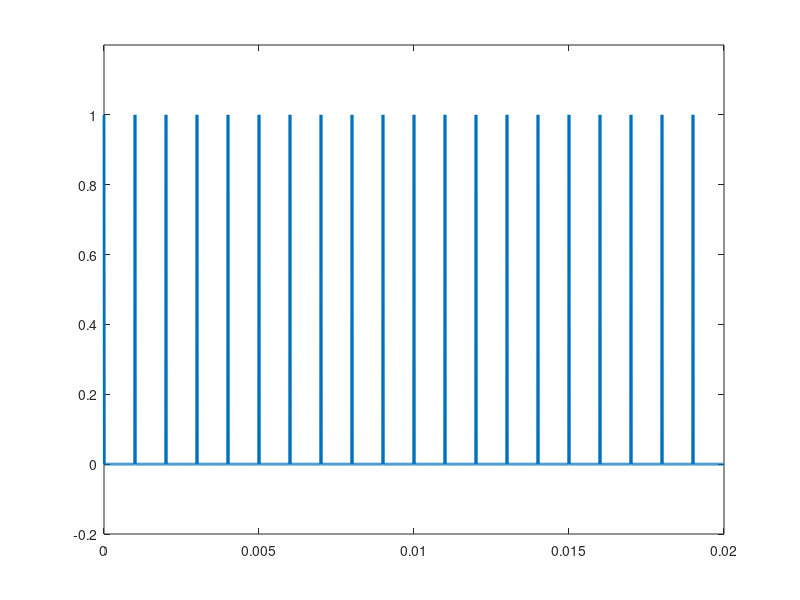
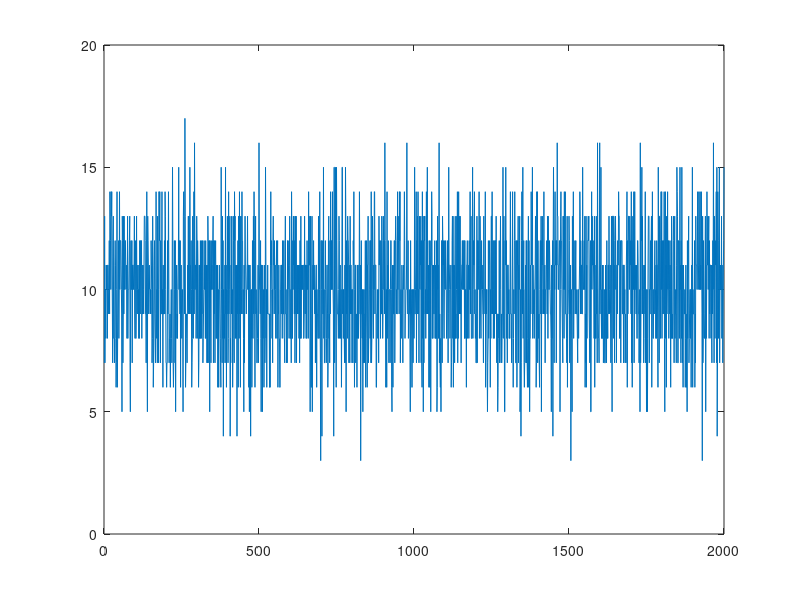
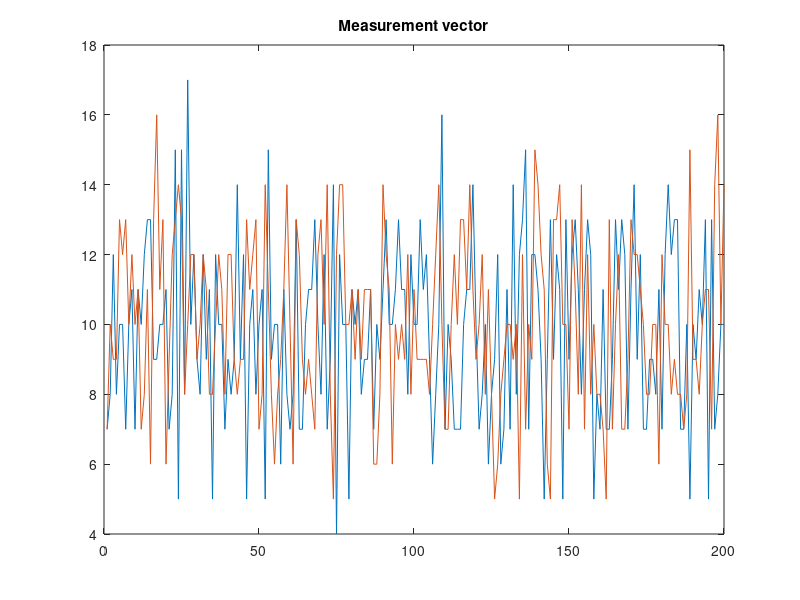

Source code (MATLAB) for these figures, in order: (Note: this script raises an error after producing the figures.)
clear all;
close all;
clc;

f=1000;
T=1/f;
fs=50;
Ts=1/fs;
k= 1; %sparse level per cycles
Nc = 100 % number sample per cycles
M = Nc*f/500; % number tranfers
N= Nc * f/fs; % length of signal

%generate signal reference
refsig = zeros(N,1);
tempref = zeros(Nc,1) % signal tranfers
tempref(1,1)= 1;

% time of the light wave flighting from the object to the imaging sensor
shiftime = 10;

%generate signal object
objsig = zeros(N,1);
tempobj = zeros(Nc,1)
tempobj (1+shiftime: k+shiftime)=1;

for i= 1:f/fs
    refsig((i-1)*Nc+1:i*Nc) = tempref(:,1);
    objsig((i-1)*Nc+1:i*Nc) = tempobj(:,1);
end

for i= 1:N
    t(i) = (i-1)/(f*Nc);
end

figure(1);
plot(t,refsig,'linewidth',2)
ylim([-0.2 1.2]);

Phi = randi([0 1],N,N);
y=Phi*refsig;
figure(2);
plot(y)


for i=1:M
   position(i,1) = (i-1) *shiftime+1
end

outputref = zeros(M,1);
outputobj = zeros(M,1);

%Making random measurements
A=zeros(M,N);
for i=1 : M
    outputref(i) = y(position(i));
    A(i,:) = Phi(position(i),:);
end
outputobj = A * objsig;


figure(3)
plot(outputref);
hold on
plot(outputobj);
title('Measurement vector');

% %Adding some measurement noise.
% SNR=15;
% outputobj=createNoise(outputobj,SNR);
% 
% 
% %Measurement vector with noise.
% outputobj = outputobj + e ;
% figure(4);
% plot(outputref);
% hold on
% plot(outputobj);
% title(sprintf('Measurement vector with noise at SNR=%d dB', SNR));



cvx_begin
    variable ref(N);
    minimize (norm(ref,1));
    subject to
    A*ref==outputref;
cvx_end

% obj = OrthogonalMatchingPursuit(A,20,outputobj);

cvx_begin
    variable obj(N);
    minimize (norm(obj,1));
    subject to
    A*obj==outputobj; 

%     norm(A*obj-outputobj,2) <= eps
%     minimize (norm(A*obj-outputobj,2)+0.01*norm(obj,1));
cvx_end

diff = objsig - obj;
recovery_error = norm(diff) / norm(objsig);
fprintf('recovery error: %0.4f\n', recovery_error);


figure(5)
plot(ref)
hold on 
plot(obj)
title('Reconstructed signal');
legend('ref','obj')
